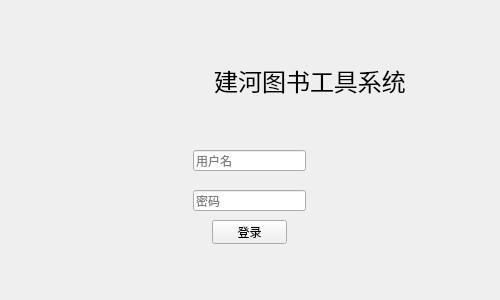
<?xml version="1.0" encoding="UTF-8"?>
<ui version="4.0">
 <class>Form</class>
 <widget class="QWidget" name="Form">
  <property name="geometry">
   <rect>
    <x>0</x>
    <y>0</y>
    <width>500</width>
    <height>300</height>
   </rect>
  </property>
  <property name="minimumSize">
   <size>
    <width>500</width>
    <height>300</height>
   </size>
  </property>
  <property name="maximumSize">
   <size>
    <width>500</width>
    <height>300</height>
   </size>
  </property>
  <property name="windowTitle">
   <string>登录</string>
  </property>
  <property name="windowIcon">
   <iconset>
    <normaloff>images/bluebooklogo.png</normaloff>images/bluebooklogo.png</iconset>
  </property>
  <property name="styleSheet">
   <string notr="true"/>
  </property>
  <widget class="QLabel" name="logoimage">
   <property name="geometry">
    <rect>
     <x>80</x>
     <y>10</y>
     <width>120</width>
     <height>130</height>
    </rect>
   </property>
   <property name="styleSheet">
    <string notr="true"/>
   </property>
   <property name="text">
    <string/>
   </property>
   <property name="pixmap">
    <pixmap>images/titlelogo.png</pixmap>
   </property>
   <property name="scaledContents">
    <bool>true</bool>
   </property>
  </widget>
  <widget class="QLabel" name="title">
   <property name="geometry">
    <rect>
     <x>200</x>
     <y>30</y>
     <width>220</width>
     <height>100</height>
    </rect>
   </property>
   <property name="font">
    <font>
     <pointsize>18</pointsize>
    </font>
   </property>
   <property name="text">
    <string>建河图书工具系统</string>
   </property>
   <property name="alignment">
    <set>Qt::AlignCenter</set>
   </property>
  </widget>
  <widget class="QLineEdit" name="edit_name">
   <property name="geometry">
    <rect>
     <x>193</x>
     <y>150</y>
     <width>113</width>
     <height>21</height>
    </rect>
   </property>
   <property name="placeholderText">
    <string>用户名</string>
   </property>
  </widget>
  <widget class="QLineEdit" name="edit_password">
   <property name="geometry">
    <rect>
     <x>193</x>
     <y>190</y>
     <width>113</width>
     <height>21</height>
    </rect>
   </property>
   <property name="placeholderText">
    <string>密码</string>
   </property>
  </widget>
  <widget class="QPushButton" name="btn_login">
   <property name="geometry">
    <rect>
     <x>212</x>
     <y>220</y>
     <width>75</width>
     <height>24</height>
    </rect>
   </property>
   <property name="text">
    <string>登录</string>
   </property>
  </widget>
 </widget>
 <resources/>
 <connections/>
</ui>
